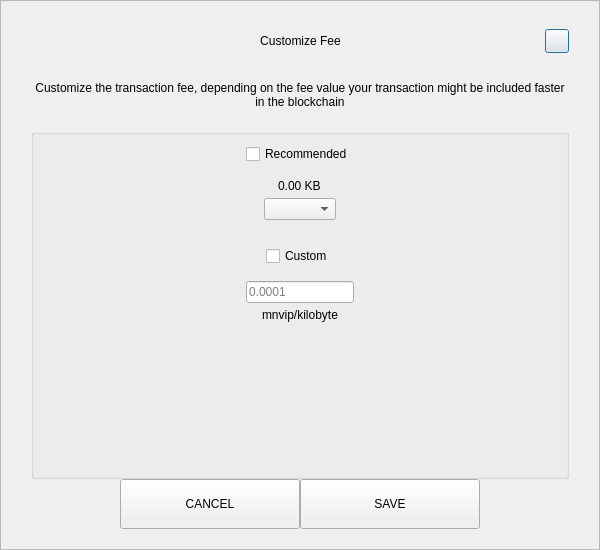
<?xml version="1.0" encoding="UTF-8"?>
<ui version="4.0">
 <class>SendCustomFeeDialog</class>
 <widget class="QDialog" name="SendCustomFeeDialog">
  <property name="geometry">
   <rect>
    <x>0</x>
    <y>0</y>
    <width>600</width>
    <height>550</height>
   </rect>
  </property>
  <property name="windowTitle">
   <string>Form</string>
  </property>
  <layout class="QVBoxLayout" name="verticalLayout_3">
   <property name="spacing">
    <number>0</number>
   </property>
   <property name="leftMargin">
    <number>0</number>
   </property>
   <property name="topMargin">
    <number>0</number>
   </property>
   <property name="rightMargin">
    <number>0</number>
   </property>
   <property name="bottomMargin">
    <number>0</number>
   </property>
   <item>
    <widget class="QFrame" name="frame">
     <property name="styleSheet">
      <string notr="true"/>
     </property>
     <property name="frameShape">
      <enum>QFrame::StyledPanel</enum>
     </property>
     <property name="frameShadow">
      <enum>QFrame::Raised</enum>
     </property>
     <layout class="QVBoxLayout" name="verticalLayout_2">
      <property name="spacing">
       <number>0</number>
      </property>
      <property name="leftMargin">
       <number>30</number>
      </property>
      <property name="topMargin">
       <number>20</number>
      </property>
      <property name="rightMargin">
       <number>30</number>
      </property>
      <property name="bottomMargin">
       <number>20</number>
      </property>
      <item>
       <layout class="QHBoxLayout" name="horizontalLayout_3">
        <property name="spacing">
         <number>0</number>
        </property>
        <item>
         <spacer name="horizontalSpacer_21">
          <property name="orientation">
           <enum>Qt::Horizontal</enum>
          </property>
          <property name="sizeHint" stdset="0">
           <size>
            <width>40</width>
            <height>20</height>
           </size>
          </property>
         </spacer>
        </item>
        <item>
         <widget class="QLabel" name="labelTitle">
          <property name="minimumSize">
           <size>
            <width>0</width>
            <height>40</height>
           </size>
          </property>
          <property name="maximumSize">
           <size>
            <width>16777215</width>
            <height>40</height>
           </size>
          </property>
          <property name="styleSheet">
           <string notr="true">padding-left:24px;</string>
          </property>
          <property name="text">
           <string>Customize Fee</string>
          </property>
          <property name="alignment">
           <set>Qt::AlignCenter</set>
          </property>
          <property name="margin">
           <number>7</number>
          </property>
         </widget>
        </item>
        <item>
         <spacer name="horizontalSpacer">
          <property name="orientation">
           <enum>Qt::Horizontal</enum>
          </property>
          <property name="sizeHint" stdset="0">
           <size>
            <width>40</width>
            <height>20</height>
           </size>
          </property>
         </spacer>
        </item>
        <item>
         <widget class="QPushButton" name="btnEsc">
          <property name="minimumSize">
           <size>
            <width>24</width>
            <height>24</height>
           </size>
          </property>
          <property name="maximumSize">
           <size>
            <width>24</width>
            <height>24</height>
           </size>
          </property>
          <property name="text">
           <string/>
          </property>
         </widget>
        </item>
       </layout>
      </item>
      <item>
       <spacer name="verticalSpacer_2">
        <property name="orientation">
         <enum>Qt::Vertical</enum>
        </property>
        <property name="sizeType">
         <enum>QSizePolicy::Fixed</enum>
        </property>
        <property name="sizeHint" stdset="0">
         <size>
          <width>20</width>
          <height>20</height>
         </size>
        </property>
       </spacer>
      </item>
      <item>
       <widget class="QLabel" name="labelMessage">
        <property name="text">
         <string>Customize the transaction fee, depending on the fee value your transaction might be included faster in the blockchain</string>
        </property>
        <property name="alignment">
         <set>Qt::AlignCenter</set>
        </property>
        <property name="wordWrap">
         <bool>true</bool>
        </property>
       </widget>
      </item>
      <item>
       <spacer name="verticalSpacer_3">
        <property name="orientation">
         <enum>Qt::Vertical</enum>
        </property>
        <property name="sizeType">
         <enum>QSizePolicy::Fixed</enum>
        </property>
        <property name="sizeHint" stdset="0">
         <size>
          <width>20</width>
          <height>20</height>
         </size>
        </property>
       </spacer>
      </item>
      <item>
       <widget class="QGroupBox" name="groupBox">
        <property name="title">
         <string/>
        </property>
        <layout class="QVBoxLayout" name="verticalLayout">
         <property name="leftMargin">
          <number>12</number>
         </property>
         <property name="rightMargin">
          <number>12</number>
         </property>
         <item>
          <layout class="QVBoxLayout" name="verticalLayout_4">
           <property name="spacing">
            <number>5</number>
           </property>
           <item alignment="Qt::AlignHCenter">
            <widget class="QCheckBox" name="checkBoxRecommended">
             <property name="text">
              <string>Recommended</string>
             </property>
            </widget>
           </item>
           <item>
            <spacer name="verticalSpacer_5">
             <property name="orientation">
              <enum>Qt::Vertical</enum>
             </property>
             <property name="sizeType">
              <enum>QSizePolicy::Fixed</enum>
             </property>
             <property name="sizeHint" stdset="0">
              <size>
               <width>20</width>
               <height>10</height>
              </size>
             </property>
            </spacer>
           </item>
           <item alignment="Qt::AlignHCenter">
            <widget class="QLabel" name="labelFee">
             <property name="text">
              <string>0.00 KB</string>
             </property>
            </widget>
           </item>
           <item alignment="Qt::AlignHCenter">
            <widget class="QComboBox" name="comboBoxRecommended"/>
           </item>
          </layout>
         </item>
         <item>
          <spacer name="verticalSpacer">
           <property name="orientation">
            <enum>Qt::Vertical</enum>
           </property>
           <property name="sizeType">
            <enum>QSizePolicy::Fixed</enum>
           </property>
           <property name="sizeHint" stdset="0">
            <size>
             <width>20</width>
             <height>20</height>
            </size>
           </property>
          </spacer>
         </item>
         <item>
          <layout class="QVBoxLayout" name="verticalLayout_5">
           <property name="spacing">
            <number>5</number>
           </property>
           <item alignment="Qt::AlignHCenter">
            <widget class="QCheckBox" name="checkBoxCustom">
             <property name="text">
              <string>Custom</string>
             </property>
            </widget>
           </item>
           <item>
            <spacer name="verticalSpacer_6">
             <property name="orientation">
              <enum>Qt::Vertical</enum>
             </property>
             <property name="sizeType">
              <enum>QSizePolicy::Fixed</enum>
             </property>
             <property name="sizeHint" stdset="0">
              <size>
               <width>20</width>
               <height>10</height>
              </size>
             </property>
            </spacer>
           </item>
           <item alignment="Qt::AlignHCenter">
            <widget class="QLineEdit" name="lineEditCustomFee">
             <property name="placeholderText">
              <string notr="true">0.0001</string>
             </property>
            </widget>
           </item>
           <item alignment="Qt::AlignHCenter">
            <widget class="QLabel" name="labelCustomFee">
             <property name="text">
              <string>mnvip/kilobyte</string>
             </property>
            </widget>
           </item>
          </layout>
         </item>
         <item>
          <spacer name="verticalSpacer_4">
           <property name="orientation">
            <enum>Qt::Vertical</enum>
           </property>
           <property name="sizeHint" stdset="0">
            <size>
             <width>20</width>
             <height>40</height>
            </size>
           </property>
          </spacer>
         </item>
        </layout>
       </widget>
      </item>
      <item>
       <layout class="QHBoxLayout" name="horizontalLayout" stretch="1,2,2,1">
        <item>
         <spacer name="horizontalSpacer1">
          <property name="orientation">
           <enum>Qt::Horizontal</enum>
          </property>
          <property name="sizeHint" stdset="0">
           <size>
            <width>40</width>
            <height>20</height>
           </size>
          </property>
         </spacer>
        </item>
        <item>
         <widget class="QPushButton" name="btnCancel">
          <property name="minimumSize">
           <size>
            <width>180</width>
            <height>50</height>
           </size>
          </property>
          <property name="focusPolicy">
           <enum>Qt::NoFocus</enum>
          </property>
          <property name="text">
           <string>CANCEL</string>
          </property>
         </widget>
        </item>
        <item>
         <widget class="QPushButton" name="btnSave">
          <property name="minimumSize">
           <size>
            <width>180</width>
            <height>50</height>
           </size>
          </property>
          <property name="focusPolicy">
           <enum>Qt::NoFocus</enum>
          </property>
          <property name="text">
           <string>SAVE</string>
          </property>
         </widget>
        </item>
        <item>
         <spacer name="horizontalSpacer_2">
          <property name="orientation">
           <enum>Qt::Horizontal</enum>
          </property>
          <property name="sizeHint" stdset="0">
           <size>
            <width>40</width>
            <height>20</height>
           </size>
          </property>
         </spacer>
        </item>
       </layout>
      </item>
     </layout>
    </widget>
   </item>
  </layout>
 </widget>
 <resources/>
 <connections/>
</ui>
